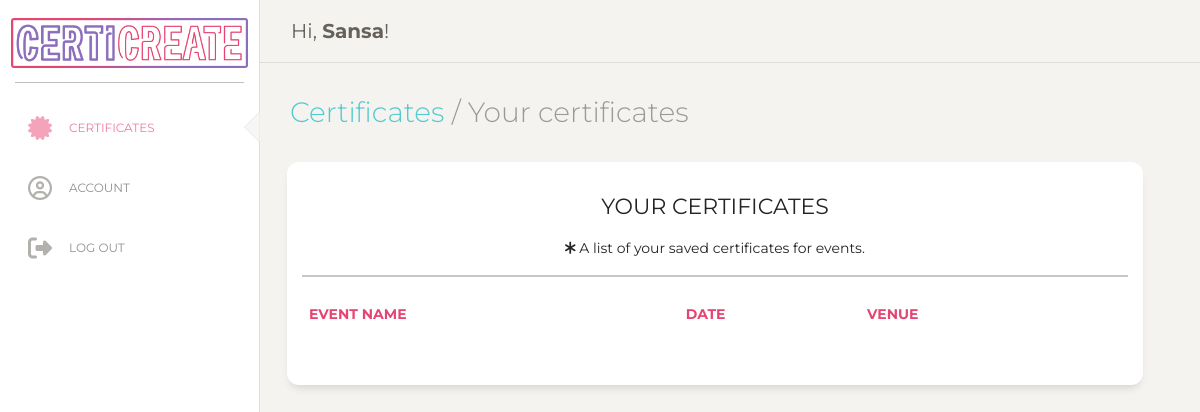
The app's page /viewcerts.php (signed in), older data.
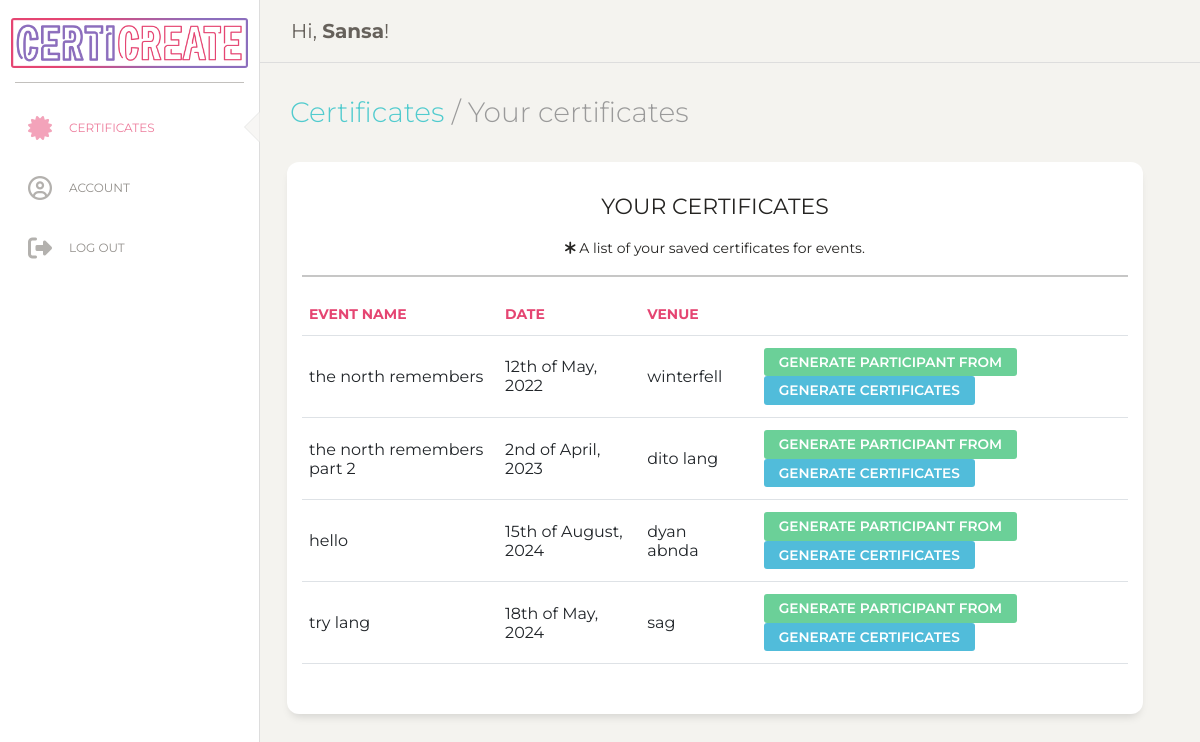
The same page, newer data.
### tables this page shows
CREATE TABLE `organizers` (
  `id` int(11) NOT NULL,
  `fname` varchar(255) NOT NULL,
  `lname` varchar(255) NOT NULL,
  `email` varchar(255) NOT NULL,
  `password` varchar(255) NOT NULL
);

CREATE TABLE `certificates` (
  `certid` int(11) NOT NULL,
  `eventname` varchar(255) NOT NULL,
  `eventdate` varchar(255) NOT NULL,
  `orgid` int(11) DEFAULT NULL,
  `venue` varchar(255) DEFAULT NULL,
  `organizer1` varchar(255) DEFAULT NULL,
  `organizer2` varchar(255) DEFAULT NULL,
  `organizer3` varchar(255) DEFAULT NULL
);

### db/dbFunction.php (called while the page is built, shortened)
<?php
    class dbFunction {
    private $conn;
    function __construct($db){
        $this->conn = $db;
    }
        public function details($sql){
            $stmt = $this->conn->prepare($sql);
            $stmt->execute();
            $row = $stmt->fetch(PDO::FETCH_ASSOC);
            return $row;
        }
        function viewCerts($id){
            $sql = "SELECT * FROM certificates WHERE orgid = '".$id."'";
            $stmt = $this->conn->prepare($sql);
            $stmt->execute();
            return $stmt;
        }
    }
?>

### viewcerts.php (the view, shortened to what this page needs)
<?php
include ('db/dbcon.php');
include_once('db/dbFunction.php');
$database = new Database();
$db = $database->getConnection();
$funObj = new dbFunction($db);
$sql = "SELECT * FROM organizers WHERE id = '".$_SESSION['user']."'";
$row = $funObj->details($sql);
?>
<html lang="en">
<head>
<link href="https://cdn.jsdelivr.net/npm/bootstrap@5.0.0-beta3/dist/css/bootstrap.min.css" rel="stylesheet">
  <link href="https://maxcdn.bootstrapcdn.com/font-awesome/latest/css/font-awesome.min.css" rel="stylesheet">
  <link href="./assets/css/style.css" rel="stylesheet" />
  <link href="./assets/css/bootstrap.min.css" rel="stylesheet" />
  <link href="./assets/css/paper-dashboard.css?v=2.0.1" rel="stylesheet" />
  <link href="./assets/demo/demo.css" rel="stylesheet" />
</head>
<body class="bgbody">
  <div class="wrapper ">
    <div class="sidebar" data-color="white">
      <div class="logo">
        <a href="/" class="simple-text logo-normal">
          <div>
            <img src="../ojt/assets/img/logo.png">
          </div>
        </a>
      </div>
      <div class="sidebar-wrapper">
        <ul class="nav">
          <li class="active">
            <a href="../ojt/certs.php">
              <i class="fas fa-certificate"></i>
              <p>Certificates</p>
            </a>
          </li>
          <li>
            <a href="../ojt/account.php">
              <i class="far fa-user-circle"></i>
              <p>Account</p>
            </a>
          </li>
          <li>
            <a href="logout.php">
          <i class="fas fa-sign-out-alt"></i>
              <p>Log out</p>
            </a>
          </li>
        </ul>
      </div>
    </div>
    <div class="main-panel" style="height: 100vh;">
      <nav class="navbar navbar-expand-lg navbar-absolute fixed-top navbar-transparent">
        <div class="container-fluid">
          <div class="navbar-wrapper">
            <a class="navbar-brand" href="javascript:;">Hi, <b><?php echo $row['fname']; ?></b>!</a>
          </div>
        </div>
      </nav>
      <div class="content">
        <div class="row">
          <div class="col-md-12">
            <h3 class="description"><a href="../ojt/certs.php" title="Click to go back to account overview.">Certificates</a> / Your certificates</h3>
          </div>
          <div class="row">
            <div class="col-md-12">
              <div class="card text-center">
                <div class="card-header">
                </div>
                <div class="card-body">
                 <div id="certlist" style="display: block;" class="answer_list" >
                  <h5>YOUR CERTIFICATES</h5>
                  <p>
                    <i class="fas fa-asterisk"></i> A list of your saved certificates for events.
                  </p>
                  <hr>
                        <?php
                            $id =  $_SESSION['user'];
                            $cert = $funObj->viewCerts($id);
                            if(!$cert){
                              echo "<label> There are no certificates here... </label>";
                            }else{
                              echo ' <div id="accordion">
                                        <table class="table table-hover text-custom">
                                        <thead class="text-custom">
                                        <tr>
                                          <th scope="col">EVENT NAME</th>
                                          <th scope="col">DATE</th>
                                          <th scope="col">VENUE</th>
                                          <th scope="col"></th>
                                        </tr>
                                      </thead>
                                      <tbody>';
                              while ($certrow = $cert->fetch(PDO::FETCH_ASSOC)) {
                                extract($certrow);
                                echo ' <tr data-toggle="collapse" data-target="#collapse'.$certrow['certid'].'" class="collapse-row collapsed accordion-toggle" title="ℹ Click row for details">
                                <td>'.$certrow['eventname'].'</td>';
                                echo '<td>'.$certrow['eventdate'].'</td>';
                                echo '<td>'.$certrow['venue']. '<td>';
                                echo '<td colspan="2">
                            <a href="../ojt/participantsform.html" type="button" class="btn btn-success btn-sm">GENERATE PARTICIPANT FROM</a>
                            <button type="button" class="btn btn-info btn-sm" data-toggle="modal" data-target="#exampleModal">GENERATE CERTIFICATES</button>
                          </td>
                        </tr>
                        <div id="collapse'.$certrow['certid'].'" class="accordion-body collapse in">
                        <tr>
                            <td colspan="4">
                              <table class="table table-borderless">
                                <tbody>
                                  <tr>
                                    <th scope="col">EVENT NAME</th>
                                    <td>'.$certrow['eventname'].'</td>
                                  </tr>
                                  <tr>
                                    <th scope="row">DATE</th>
                                    <td>'.$certrow['eventdate'].'</td>
                                  </tr>
                                  <tr>
                                    <th scope="row">VENUE</th>
                                    <td>'.$certrow['venue']. '</td>
                                  </tr>
                                  <tr>
                                    <th scope="row">ORGANIZER/S</th>
                                    <td>'.$certrow['organizer1']. '<br>'
                                    .$certrow['organizer2'].'<br>'
                                    .$certrow['organizer3'].'
                                    </td>
                                  </tr>
                                </tbody>
                              </table>
                            </td>
                        </tr>';
                              }
                        echo '</div>
                         </tbody>
                    </table>
                    </div>';
                            }
                          ?>
                 </div>
                  </div>
                <div class="card-footer text-muted">
                </div>
              </div>
            </div>
          </div>
        </div>
      </div>
    </div>
  </div>
</body>
</html>

### assets/css/style.css (style rules this page uses)
.active a, .active i { color: #e54572 !important; }
.card { font-family: Montserrat; }
.text-custom { color: #e54572; }
.bgbody { background-color: #f4f3ef; }

Row changes from the older to the newer data that the page shows:
added certificates: eventname "the north remembers", eventdate "12th of May, 2022", venue "winterfell"
added certificates: eventname "the north remembers part 2", eventdate "2nd of April, 2023", venue "dito lang"
added certificates: eventname "hello", eventdate "15th of August, 2024", venue "dyan abnda"
added certificates: eventname "try lang", eventdate "18th of May, 2024", venue "sag"
